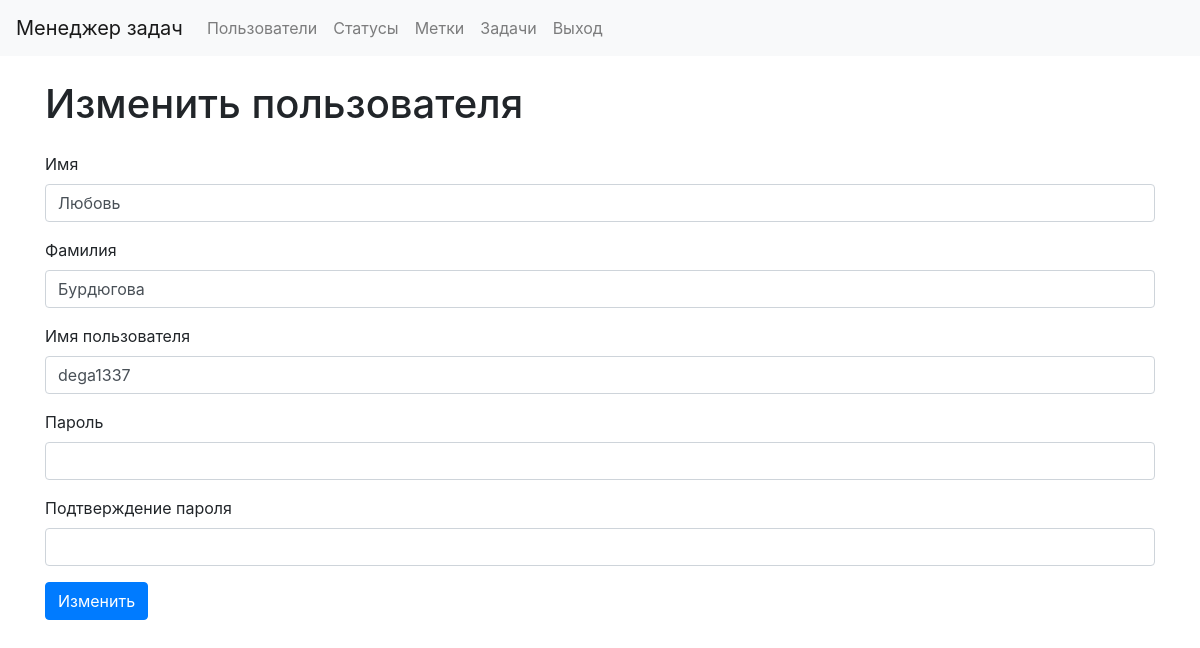
The page /users/11/update/ (signed in) on the database as committed earlier.
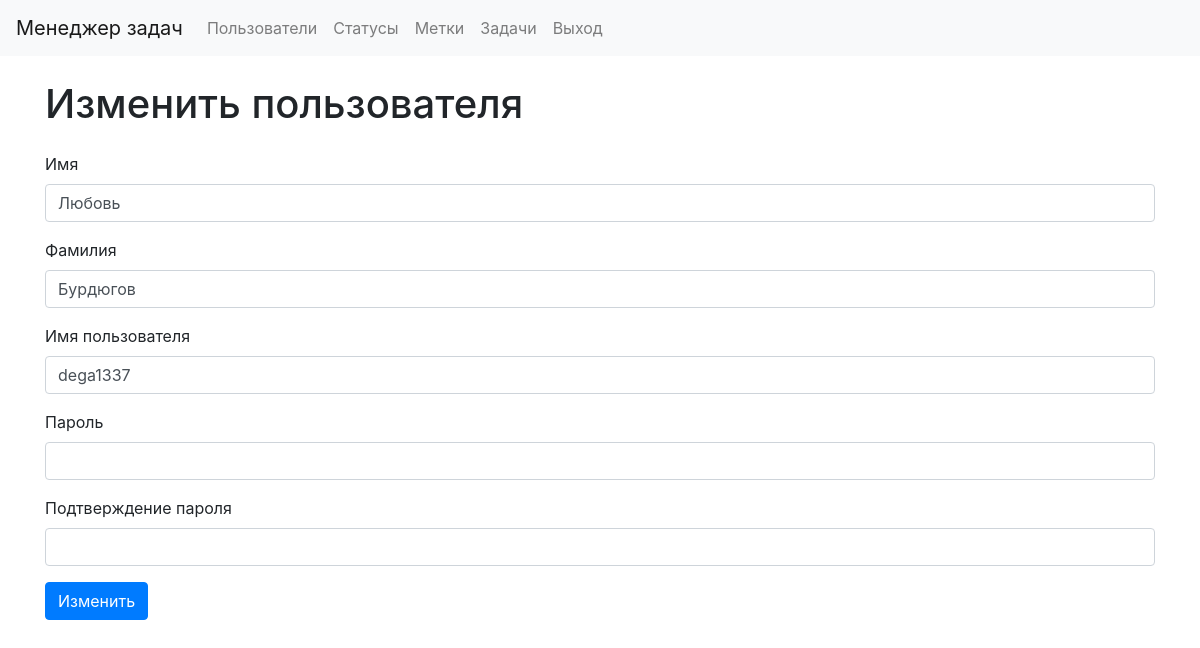
The same page on the database as committed later.
### users/models.py (models this page shows, shortened)
class CustomUsers(AbstractUser):
    first_name = models.CharField(max_length=255, default="")
    last_name = models.CharField(max_length=255, default="")

### users/views.py (the view, shortened to what this page needs)
# urls.py: path('<int:pk>/update/', UserUpdate.as_view(), name="users_update"),
class UserUpdate(CustomUserPermisionsMixin, DataMixin, UpdateView):
    model = CustomUsers
    template_name = 'users/users_update.html'
    form_class = CustomUserCreationForm
    def get_context_data(self, *, object_list=None, **kwargs):
        context = super().get_context_data(**kwargs)
        c_def = self.get_user_context(title=_("Updating user"))
        return context | c_def

### users/forms.py (shortened to what this page needs)
class CustomUserCreationForm(UserCreationForm):
    first_name = forms.CharField(
        label=_("First name"),
        max_length=255,
        widget=forms.TextInput(attrs={'class': 'form-control'})
    )
    last_name = forms.CharField(
        label=_("Last name"),
        max_length=255,
        widget=forms.TextInput(attrs={'class': 'form-control'})
    )
    username = forms.CharField(
        label=_("username"),
        widget=forms.TextInput(attrs={'class': 'form-control'})
    )
    password1 = forms.CharField(
        label=_('Password'),
        widget=forms.PasswordInput(attrs={'class': 'form-control'})
    )
    password2 = forms.CharField(
        label=_('Password confirmation'),
        widget=forms.PasswordInput(attrs={'class': 'form-control'})
    )
    class Meta:
        model = CustomUsers
        fields = [
            'first_name',
            'last_name',
            'username',
            'password1',
            'password2']

### task_manager/utils.py (called while the page is built)
    def has_permissions(self):
        print(self.get_object().username)
        return self.get_object().username == self.request.user.username

### task_manager/templates/users/users_update.html (shortened to what this page needs)
{% extends 'layout.html' %}
{% load bootstrap4 %}
{% block content %}
{% load i18n %}
<div class="container wrapper flex-grow-1">
    <h1 class="my-4"> {% trans "Update user" %} </h1>
    <form method="post">
        {% for f in form %}
        <div class="mb-3">
            <label class="form-label" for="{{ f.id_for_label }}">{{f.label}}</label>
            {{ f }}
        </div>
        {% endfor %}
        <button class="btn btn-primary" type="submit" value="Изменить">{% trans "Update" %}</button>
    </form>
</div>
{% endblock %}

Rows that differ between the two databases and show on the page:
changed CustomUsers "Любовь": last_name "Бурдюгова" → "Бурдюгов"
